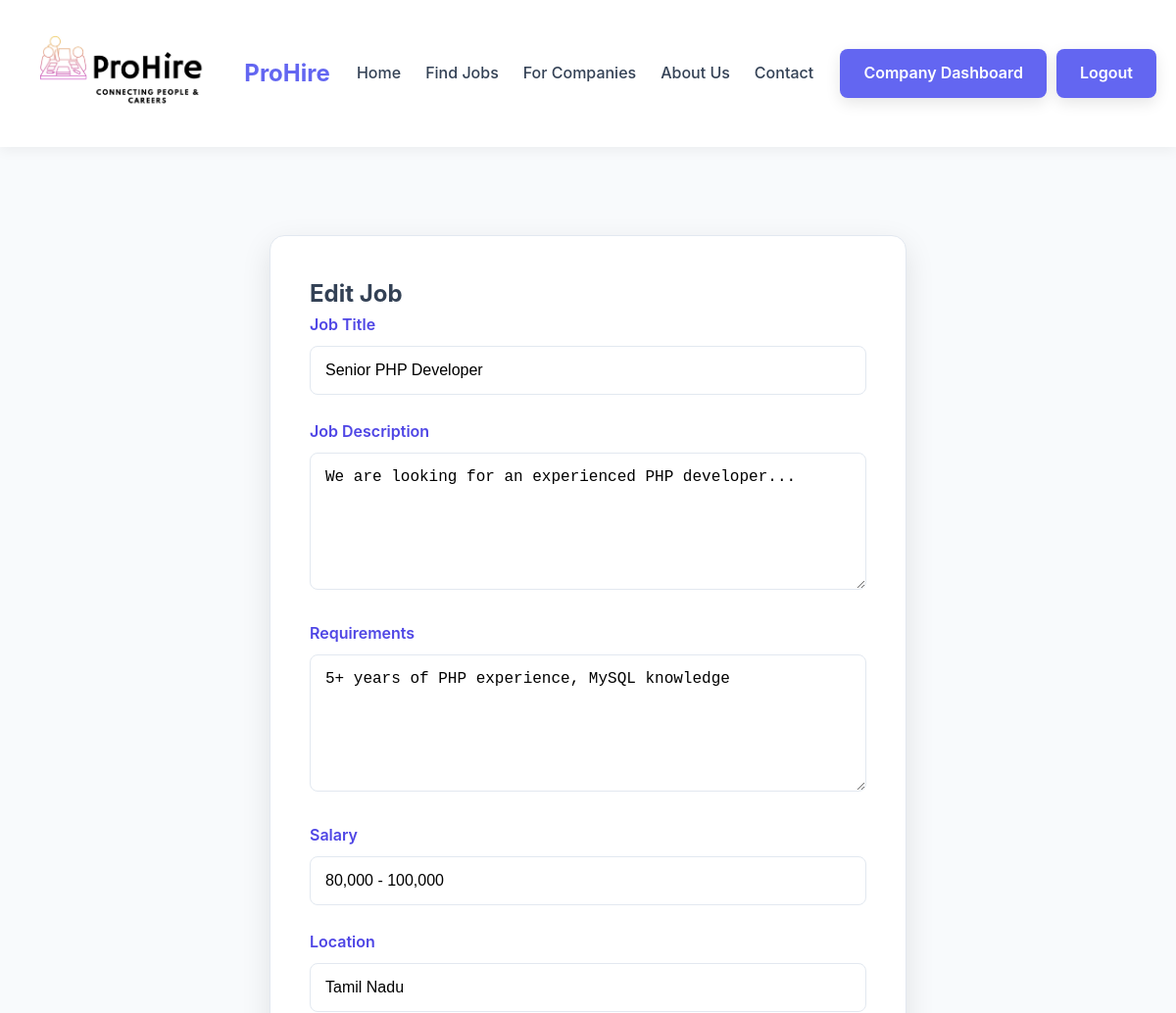
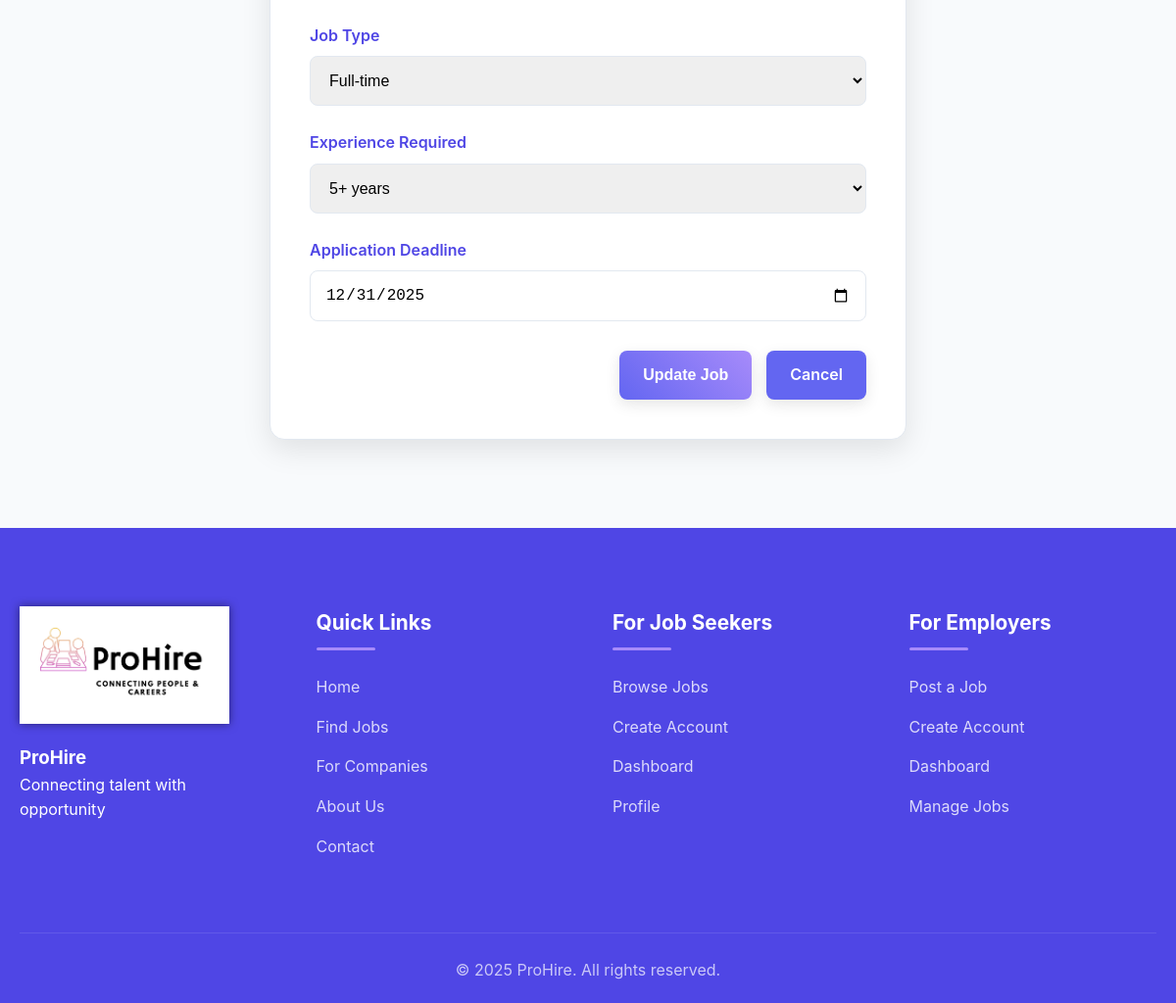
Page /company/edit_job.php?id=1 (signed in) on the committed database (2 pictures, top to bottom).
### tables this page shows
CREATE TABLE jobs (
    id INT(11) AUTO_INCREMENT PRIMARY KEY,
    company_id INT(11) NOT NULL,
    job_title VARCHAR(100) NOT NULL,
    description TEXT NOT NULL,
    requirements TEXT,
    salary VARCHAR(100),
    location VARCHAR(100),
    job_type VARCHAR(50),
    experience_required VARCHAR(50),
    posted_on TIMESTAMP DEFAULT CURRENT_TIMESTAMP,
    deadline DATE,
    FOREIGN KEY (company_id) REFERENCES companies(id)
);

### company/edit_job.php (the view, shortened to what this page needs)
<?php
require_once '../includes/config.php';
$company_id = $_SESSION['company_id'];
$job_id = isset($_GET['id']) ? (int)$_GET['id'] : 0;
$query = "SELECT * FROM jobs WHERE id = $job_id AND company_id = $company_id";
$result = mysqli_query($conn, $query);
$job = mysqli_fetch_assoc($result);
include_once '../includes/header.php';
?>
<div class="container" style="padding: 50px 0;">
    <div class="form-container">
        <h2>Edit Job</h2>
        <form method="POST" action="">
            <div class="form-group">
                <label for="job_title">Job Title</label>
                <input type="text" name="job_title" id="job_title" value="<?php echo $job['job_title']; ?>" required>
            </div>
            <div class="form-group">
                <label for="description">Job Description</label>
                <textarea name="description" id="description" required><?php echo $job['description']; ?></textarea>
            </div>
            <div class="form-group">
                <label for="requirements">Requirements</label>
                <textarea name="requirements" id="requirements" required><?php echo $job['requirements']; ?></textarea>
            </div>
            <div class="form-group">
                <label for="salary">Salary</label>
                <input type="text" name="salary" id="salary" value="<?php echo $job['salary']; ?>" placeholder="e.g. $50,000 - $70,000">
            </div>
            <div class="form-group">
                <label for="location">Location</label>
                <input type="text" name="location" id="location" value="<?php echo $job['location']; ?>" required>
            </div>
            <div class="form-group">
                <label for="job_type">Job Type</label>
                <select name="job_type" id="job_type" required>
                    <option value="Full-time" <?php echo ($job['job_type'] == 'Full-time') ? 'selected' : ''; ?>>Full-time</option>
                </select>
            </div>
            <div class="form-group">
                <label for="experience_required">Experience Required</label>
                <select name="experience_required" id="experience_required" required>
                    <option value="5+ years" <?php echo ($job['experience_required'] == '5+ years') ? 'selected' : ''; ?>>5+ years</option>
                </select>
            </div>
            <div class="form-group">
                <label for="deadline">Application Deadline</label>
                <input type="date" name="deadline" id="deadline" value="<?php echo $job['deadline']; ?>" required>
            </div>
            <div class="form-actions">
                <button type="submit" class="btn btn-primary">Update Job</button>
                <a href="view_job.php?id=<?php echo $job_id; ?>" class="btn">Cancel</a>
            </div>
        </form>
    </div>
</div>
<?php include_once '../includes/footer.php'; ?>

### assets/css/style.css (style rules this page uses)
:root { --primary-color: #6366f1; --primary-light: #818cf8; --primary-dark: #4f46e5; --secondary-color: #a78bfa; --text-color: #334155; --light-bg: #f8fafc; --white: #ffffff; --gray: #e2e8f0; --dark-gray: #64748b; --success: #10b981; --warning: #f59e0b; --danger: #ef4444; --shadow-light: 0 4px 12px rgba(0, 0, 0, 0.05); --shadow-medium: 0 10px 30px rgba(0, 0, 0, 0.1); --shadow-deep: 0 15px 40px rgba(0, 0, 0, 0.15); }
* { margin: 0; padding: 0; box-sizing: border-box; }
body { font-family: 'Inter', 'Segoe UI', Tahoma, Geneva, Verdana, sans-serif; line-height: 1.6; color: var(--text-color); background-color: var(--light-bg); min-height: 100vh; }
.container { width: 100%; max-width: 1200px; margin: 0 auto; padding: 0 20px; }
a, .btn, .stat-card, .job-card, .feature-card, .form-control { transition: all 0.3s cubic-bezier(0.25, 0.8, 0.25, 1); }
a { text-decoration: none; color: var(--primary-color); position: relative; }
a::after { content: ''; position: absolute; bottom: 0; left: 0; width: 0; height: 2px; background: var(--primary-color); }
.btn { display: inline-block; padding: 12px 24px; background: var(--primary-color); color: var(--white); border: none; border-radius: 8px; cursor: pointer; font-size: 16px; font-weight: 600; text-align: center; position: relative; overflow: hidden; box-shadow: 0 5px 15px rgba(0, 0, 0, 0.1); z-index: 1; }
.btn:before { content: ''; position: absolute; top: 0; left: -100%; width: 100%; height: 100%; background: rgba(255, 255, 255, 0.2); z-index: -1; }
.btn-primary { background: linear-gradient(45deg, var(--primary-color), var(--secondary-color)); }
.form-container { max-width: 650px; margin: 40px auto; background: var(--white); padding: 40px; border-radius: 15px; box-shadow: var(--shadow-medium); animation: fadeInUp 0.8s ease-out; border: 1px solid var(--gray); }
.form-group { margin-bottom: 25px; }
.form-group label { display: block; margin-bottom: 8px; font-weight: 600; color: var(--primary-dark); }
.form-group input, .form-group select, .form-group textarea { width: 100%; padding: 15px; border: 1px solid var(--gray); border-radius: 8px; font-size: 16px; }
.form-group textarea { resize: vertical; min-height: 140px; }
.form-actions { display: flex; justify-content: flex-end; gap: 15px; margin-top: 30px; }

### rows in the picture
jobs: job_title "Senior PHP Developer", description "We are looking for an experienced PHP developer...", requirements "5+ years of PHP experience, MySQL knowledge", salary "80,000 - 100,000", location "Tamil Nadu", job_type "Full-time", experience_required "5+ years", deadline "12/31/2025"
